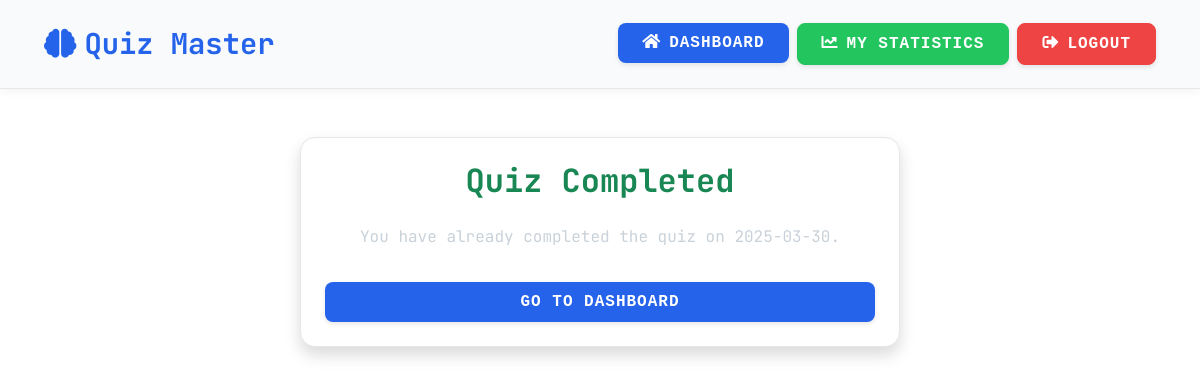
Before: /attempt_quiz/1 (signed in) with the older database file.
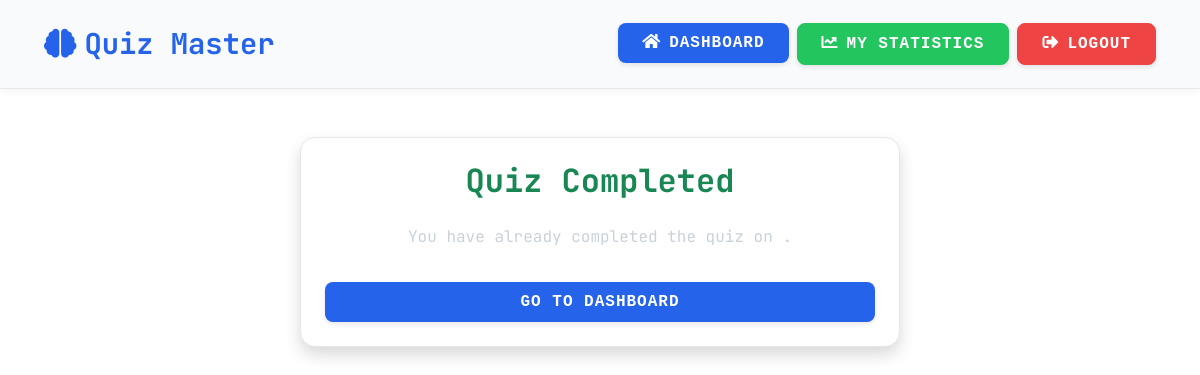
After: the same page with the newer database file.
### models.py (models this page shows)
class Quiz(db.Model):
    id = db.Column(db.Integer, primary_key=True)
    chapter_id = db.Column(db.Integer, db.ForeignKey('chapter.id'))
    date_of_quiz = db.Column(db.String(20))
    time_duration = db.Column(db.String(10))
    chapter = db.relationship('Chapter', backref='quizzes')

### app.py (the view, shortened to what this page needs)
@app.route('/attempt_quiz/<int:quiz_id>', methods=['GET', 'POST'])
def attempt_quiz(quiz_id):
    if 'user_id' not in session:
        return redirect('/login')
    quiz = Quiz.query.get(quiz_id)
    questions = Question.query.filter_by(quiz_id=quiz_id).all()
    existing_score = Score.query.filter_by(quiz_id=quiz_id, user_id=session['user_id']).first()
    if existing_score:
        return render_template('quiz_completed.html', quiz=quiz)

### templates/quiz_completed.html
{% extends 'base.html' %}
{% block content %}
<div class="card shadow p-4 text-center">
    <h2 class="text-success">Quiz Completed</h2>
    <p>You have already completed the quiz on {{ quiz.date_of_quiz }}.</p>
    <a href="/user_dashboard" class="btn btn-primary mt-3">Go to Dashboard</a>
</div>
{% endblock %}

Changed rows visible on the page:
removed Quiz: date_of_quiz "2025-03-30"
